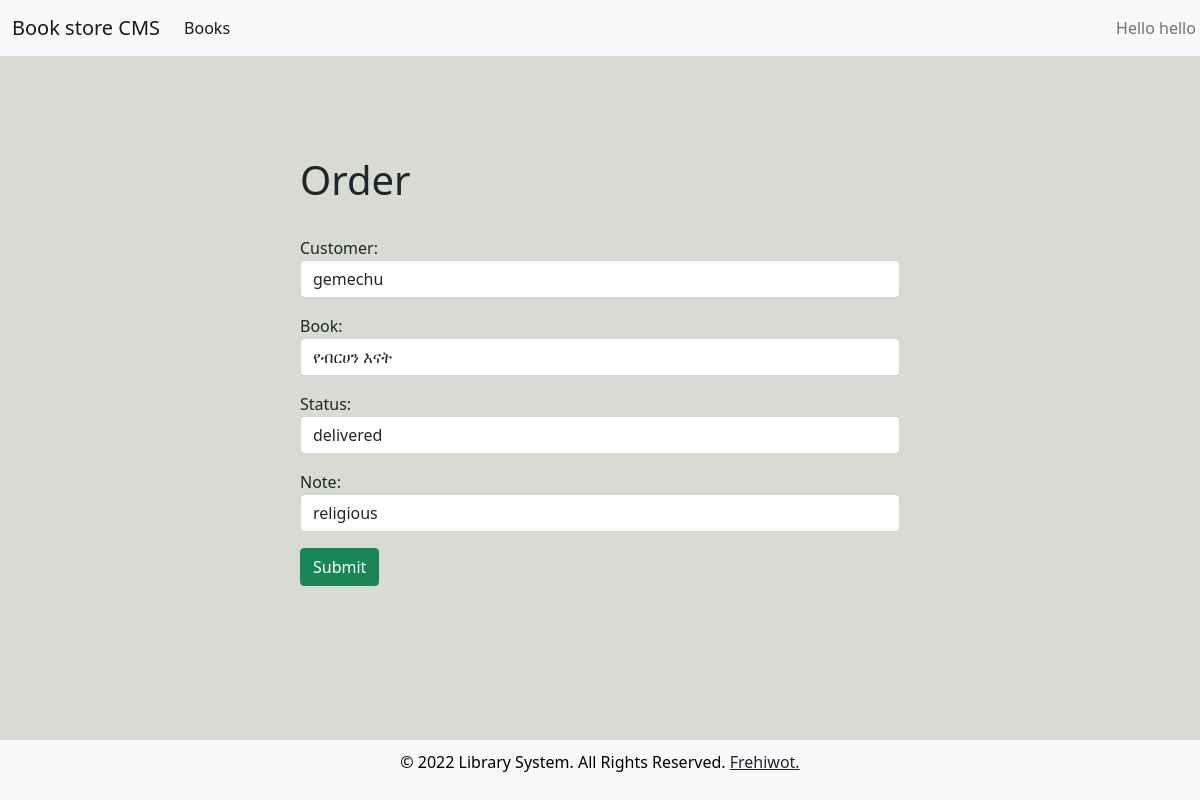
The page /update_order/2/ (signed in) on the database as committed earlier.
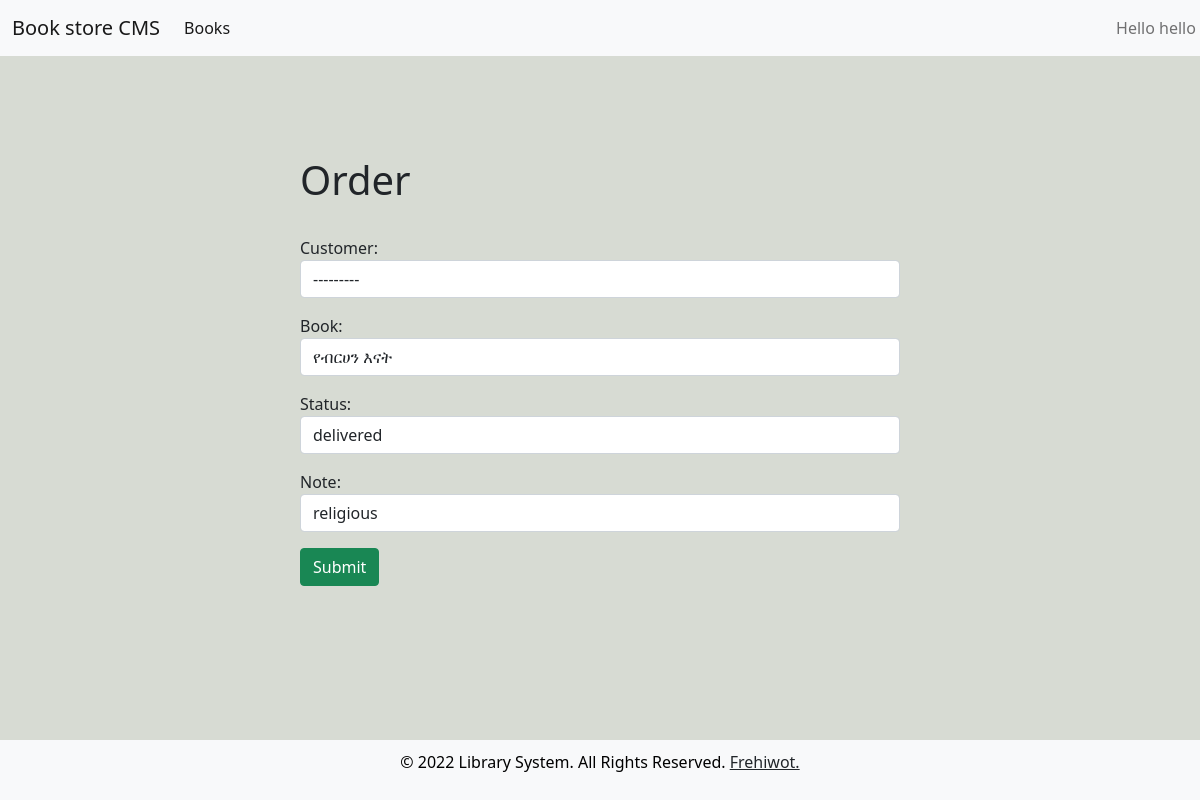
The same page on the database as committed later.
### members/models.py (models this page shows, shortened)
class Order(models.Model):
    STATUS=(
        ('pending','pending'),
        ('out for delivery','out for delivery'),
        ('delivered','delivered'),
    )
    customer=models.ForeignKey(Customer,null=True, on_delete=models.SET_NULL)
    book=models.ForeignKey(Book,null=True, on_delete=models.SET_NULL)
    date_created=models.DateTimeField(auto_now_add=True, null=True)
    status=models.CharField(max_length=200, null=True, choices=STATUS,default="pending")
    note=models.CharField(max_length=2000, null=True)

### members/decoraters.py (the view)
        def wrapper_func(request,*args,**kwargs):
            group=None
            if request.user.groups.exists():
                group = request.user.groups.all()[0].name
            if group in allowed_roles:
                return view_func(request,*args,**kwargs)
            else:
                return HttpResponse('you are not authorized')

### members/forms.py
class OrderForm(ModelForm):
    class Meta:
        model=Order
        fields ='__all__'
        widgets={
            'customer': forms.Select(attrs={'class':'form-control','placeholder':'tittle'}),
            'book':forms.Select(attrs={'class':'form-control','placeholder':'Author'}),
            'status':forms.Select(attrs={'class':'form-control','placeholder':'price'}),
            'note':forms.TextInput(attrs={'class':'form-control','placeholder':'Description'}),
        }

### members/decoraters.py (called while the page is built)
def allowed_users(allowed_roles=[]):
    def decorater(view_func):
        def wrapper_func(request,*args,**kwargs):
            group=None
            if request.user.groups.exists():
                group = request.user.groups.all()[0].name
            if group in allowed_roles:
                return view_func(request,*args,**kwargs)
            else:
                return HttpResponse('you are not authorized')
        return wrapper_func
    return decorater

### members/models.py (called while the page is built)
    def __str__(self):
        return str(self.name)

    def __str__(self):
        return self.title

### members/templates/create_order.html (shortened to what this page needs)
{% extends 'base.html' %}
{%load static%}
{% block content%}
<form method="POST" action="">
    <h1>Order</h1><br/>
    {{form.as_p}}
    <input class="btn btn-success" type="submit" name="submit">
</form>
{%endblock%}

Rows that differ between the two databases and show on the page:
changed Order "የብርሀን እናት": customer "gemechu" → "---------"
